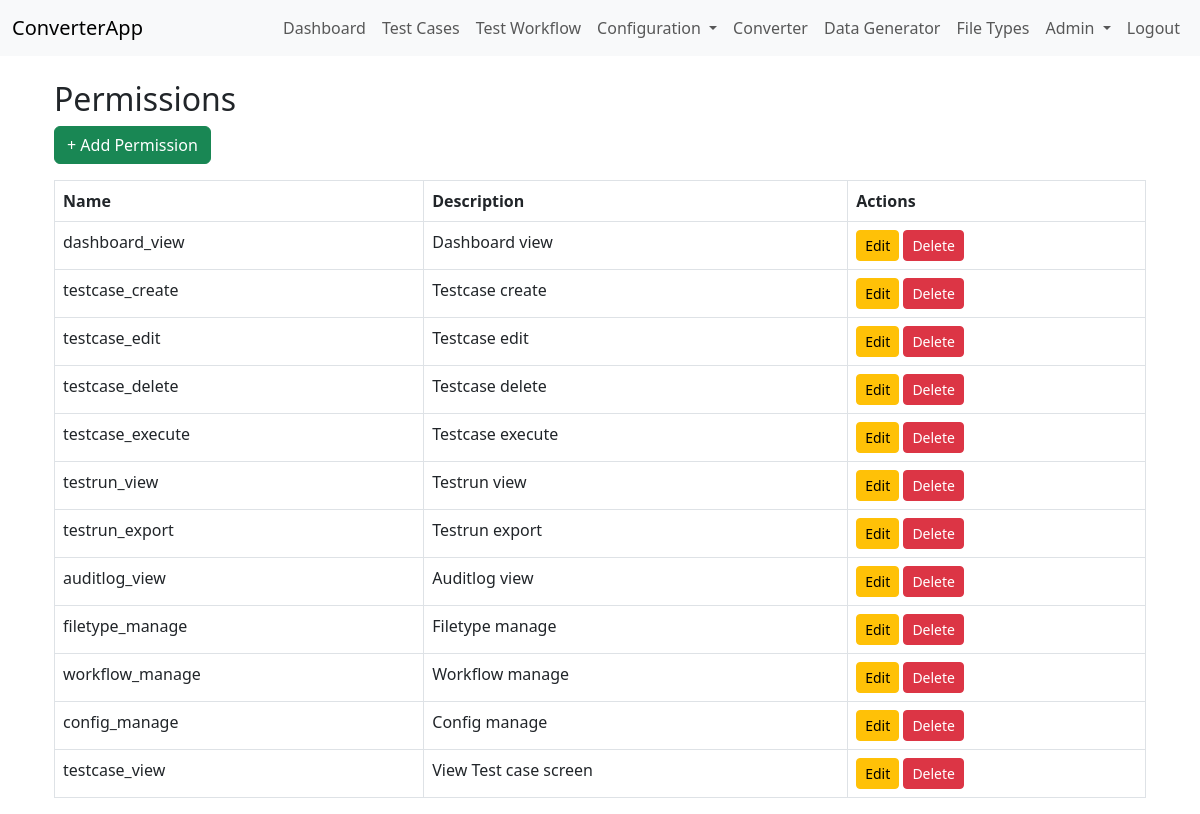
The page /permissions (signed in) on the database its author committed.
### app/models.py (models this page shows)
class Permission(db.Model):
    id = db.Column(db.Integer, primary_key=True)
    name = db.Column(db.String(64), unique=True, nullable=False)
    description = db.Column(db.String(255))

### app/auth/routes.py (the view)
@auth.route('/permissions')
@login_required
@admin_or_permission_required('permission_manage')
def list_permissions():
    permissions = Permission.query.all()
    return render_template('permissions.html', permissions=permissions)

### app/auth/routes.py (called while the page is built)
@login_manager.user_loader
def load_user(user_id):
    return User.query.get(int(user_id))

def admin_or_permission_required(permission):
    def decorator(f):
        @wraps(f)
        def decorated_function(*args, **kwargs):
            if not current_user.is_authenticated:
                return redirect(url_for('auth.login'))
            if getattr(current_user, 'role', None) and (current_user.role.name == 'admin' or any(p.name == permission for p in current_user.role.permissions)):
                return f(*args, **kwargs)
            flash('You do not have permission to access this page.', 'danger')
            return redirect(url_for('dashboard'))
        return decorated_function
    return decorator

### app/templates/permissions.html (shortened to what this page needs)
{% extends 'base.html' %}
{% block content %}
<div class="container mt-4">
  <h2>Permissions</h2>
  <a href="{{ url_for('auth.add_permission') }}" class="btn btn-success mb-3">+ Add Permission</a>
  <table class="table table-bordered">
    <thead>
      <tr>
        <th>Name</th>
        <th>Description</th>
        <th>Actions</th>
      </tr>
    </thead>
    <tbody>
      {% for perm in permissions %}
      <tr>
        <td>{{ perm.name }}</td>
        <td>{{ perm.description }}</td>
        <td>
          <a href="{{ url_for('auth.edit_permission', perm_id=perm.id) }}" class="btn btn-sm btn-warning">Edit</a>
          <form method="POST" action="{{ url_for('auth.delete_permission', perm_id=perm.id) }}" style="display:inline;">
            <button type="submit" class="btn btn-sm btn-danger" onclick="return confirm('Delete this permission?');">Delete</button>
          </form>
        </td>
      </tr>
      {% endfor %}
    </tbody>
  </table>
</div>
{% endblock %}

### rows shown on the page
Permission: name "dashboard_view", description "Dashboard view"
Permission: name "testcase_create", description "Testcase create"
Permission: name "testcase_edit", description "Testcase edit"
Permission: name "testcase_delete", description "Testcase delete"
Permission: name "testcase_execute", description "Testcase execute"
Permission: name "testrun_view", description "Testrun view"
Permission: name "testrun_export", description "Testrun export"
Permission: name "auditlog_view", description "Auditlog view"
Permission: name "filetype_manage", description "Filetype manage"
Permission: name "workflow_manage", description "Workflow manage"
Permission: name "config_manage", description "Config manage"
Permission: name "testcase_view", description "View Test case screen"
